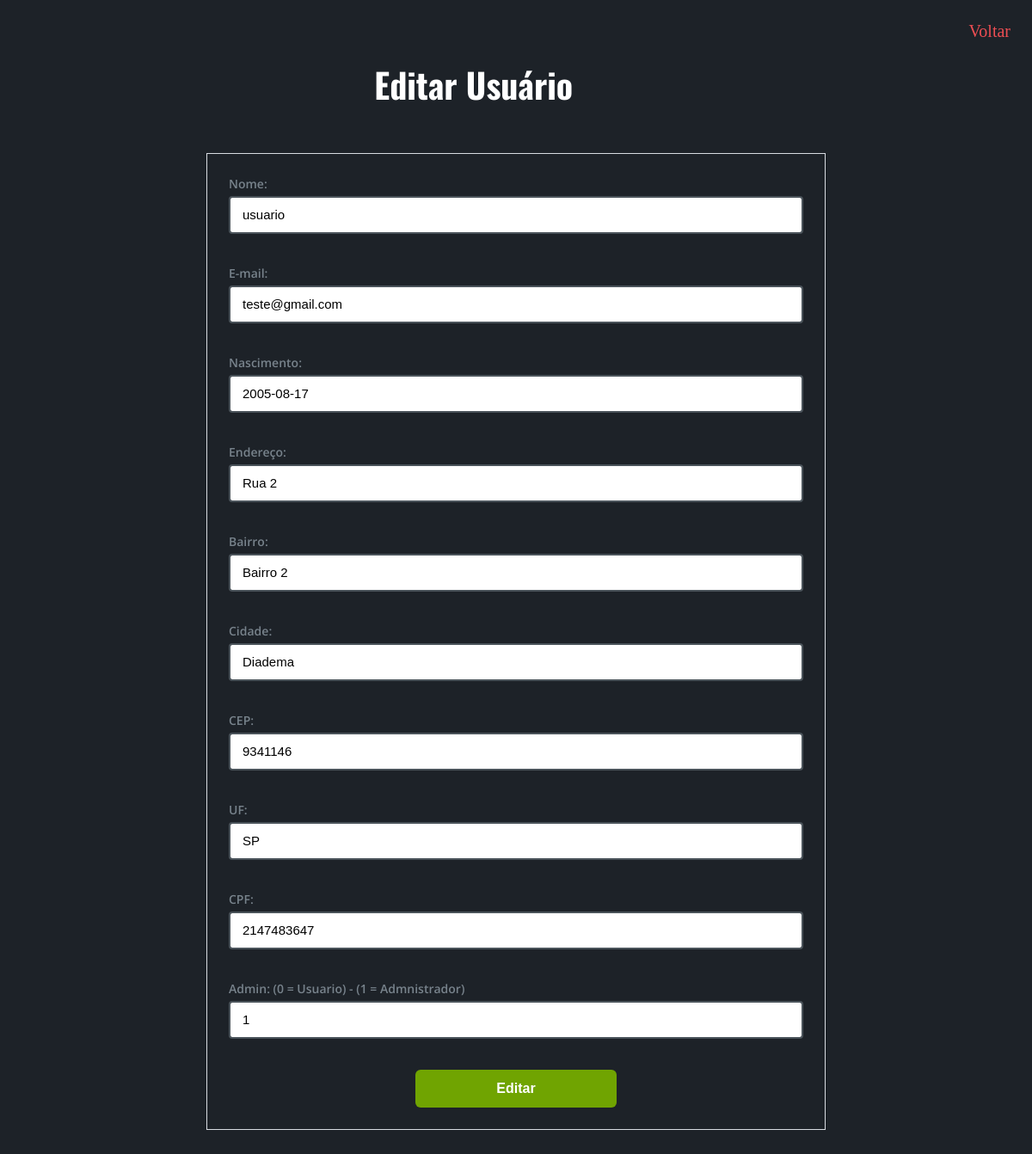
/admin/crud/edit_usuario.php?id=1, run on the app's committed database.
### tables this page shows
CREATE TABLE `usuarios` (
  `id` int(11) NOT NULL,
  `email` varchar(30) NOT NULL,
  `senha` varchar(10) NOT NULL,
  `nome` varchar(30) DEFAULT NULL,
  `data_nasc` date DEFAULT NULL,
  `endereco` varchar(40) DEFAULT NULL,
  `bairro` varchar(40) DEFAULT NULL,
  `cidade` varchar(40) DEFAULT NULL,
  `cep` int(10) DEFAULT NULL,
  `uf` varchar(3) DEFAULT NULL,
  `cpf` int(13) DEFAULT NULL,
  `admin` tinyint(1) DEFAULT 0
);

### admin/crud/edit_usuario.php (the view, shortened to what this page needs)
<?php
include_once("../../php/conexao.php");
$id = filter_input(INPUT_GET, 'id', FILTER_SANITIZE_NUMBER_INT);
$result_usuario = "SELECT * FROM usuarios WHERE id = '$id'";
$resultado_usuario = mysqli_query($conn, $result_usuario);
$row_usuario = mysqli_fetch_assoc($resultado_usuario);
?>
<!DOCTYPE html>
<html lang="pt-br">
	<head>
		<link rel="stylesheet" href="../../css/editar.css">
	</head>
	<body>
		<a href="index.php" id="voltar">Voltar</a><br>
		<h1>Editar Usuário</h1>
		<div class="edit">
		<form method="POST" action="proc_edit_usuario.php">
			<label>Nome: </label>
			<input type="text" name="nome" placeholder="Digite o nome completo" value="<?php echo $row_usuario['nome']; ?>"><br><br>
			<label>E-mail: </label>
			<input type="email" name="email" placeholder="Digite o seu melhor e-mail" value="<?php echo $row_usuario['email']; ?>"><br><br>
			<label>Nascimento: </label>
			<input type="text" name="nascimento" placeholder="Digite data de nascimento" value="<?php echo $row_usuario['data_nasc']; ?>"><br><br>
			<label>Endereço: </label>
			<input type="text" name="endereco" placeholder="Digite o endereço" value="<?php echo $row_usuario['endereco']; ?>"><br><br>
			<label>Bairro: </label>
			<input type="text" name="bairro" placeholder="Digite o bairro" value="<?php echo $row_usuario['bairro']; ?>"><br><br>
			<label>Cidade: </label>
			<input type="text" name="cidade" placeholder="Digite a cidade" value="<?php echo $row_usuario['cidade']; ?>"><br><br>
			<label>CEP: </label>
			<input type="text" name="cep" placeholder="Digite o cep" value="<?php echo $row_usuario['cep']; ?>"><br><br>
			<label>UF: </label>
			<input type="text" name="uf" placeholder="Digite o UF" value="<?php echo $row_usuario['uf']; ?>"><br><br>
			<label>CPF: </label>
			<input type="text" name="cpf" placeholder="Digite o CPF" value="<?php echo $row_usuario['cpf']; ?>"><br><br>
			<label>Admin: (0 = Usuario) - (1 = Admnistrador)</label>
			<input type="text" name="admin" placeholder="Digite se é admin" value="<?php echo $row_usuario['admin']; ?>"><br><br>
			<input type="submit" value="Editar"  id="enviar">
		</form>
		</div>
	</body>
</html>

### css/editar.css (style rules this page uses)
* { margin: 0; padding: 0; box-sizing: border-box; }
body { background-color: #1d2228; }
h1 { font-family: 'Oswald', sans-serif; font-size: 40px; text-align: center; margin-top: 50px; color: white; margin-bottom: 50px; }
#voltar { float: right; font-size: 20px; color: #ed4e53; padding: 25px; text-decoration: none; }
form { width: 100%; }
label { cursor: pointer; display: -webkit-box; display: -ms-flexbox; display: flex; font-weight: 600; font-size: 14px; margin-bottom: 5px; color: #78838c!important; font-family: 'Open Sans', sans-serif; }
input { font-size: 15px; line-height: 1.33333; font-weight: 300; display: block; width: 100%; padding: 0 14px; color: #000; border: 2px solid hsla(207,8%,51%,.5); border-radius: 4px; background-color: #fff; background-clip: padding-box; -webkit-transition: border .2s ease-in; transition: border .2s ease-in; min-height: 44px; outline: none; }
.edit { border: #d9dde3 solid 1px; padding: 25px; margin: auto; margin-bottom: 50px; width: 60%; margin-top: 50px; }
#enviar { font-size: 16px; align-items: center; border: none; border-radius: 6px; cursor: pointer; display: flex; font-weight: 600; justify-content: center; min-height: 44px; outline: 0; padding-left: 12px; padding-right: 12px; position: relative; text-decoration: none; width: 35%; background-color: #70a401; color: white; margin: auto; }

### data on the page
usuarios: nome "usuario", email "teste@gmail.com", nascimento "2005-08-17", endereco "Rua 2", bairro "Bairro 2", cidade "Diadema", cep "9341146", uf "SP", cpf "2147483647", admin "1"
